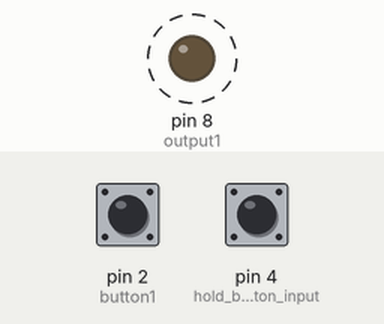
Simulated run of this sketch. Board: Arduino Uno, built with avr-gcc and run on an emulated ATmega328P. Shown: output pins drawn as LEDs (lit = HIGH). Dashed ring = blinking. The test bench sets the inputs (shaded band); at power-on: pin 2 (button1) HIGH, pin 4 (hold_button_input) LOW.

Above: at 1.2 s.
1.3 s: pin 2 (button1) pulled LOW for 0.15 s
Timing chart, 0 to 10.3 s (numbered marks = the images above; inputs shaded):
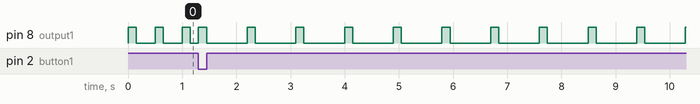

Measured:
- after the input at 1.3 s, pin 8 (output1): alternates HIGH for 0.15 s and LOW for 0.75 s, starting at once
- by itself, pin 8 (output1): alternates HIGH for 0.15 s and LOW for 0.35 s

The sketch:

tapTempo.ino
```cpp
int button1 = 2;
int output1 = 8;
void setup()
{
  pinMode( button1, INPUT );   //tempo button input
  pinMode (4,INPUT);      //hold button input
  pinMode(output1, OUTPUT);    //LED pin out
}


int lastTapState = LOW;  //the last tap button state
unsigned long currentTimer[2] = { 500, 500 };  // array of most recent tap counts
unsigned long timeoutTime = 0;   //this is when the timer will trigger next
unsigned long lastTap = 0; //this vairable determines the time of the most recent tap, used when recording data when button is pressed
unsigned long indicatorTimeout; //variable used to determine the duration of the blinks on state

void loop()
{
    //read the button on pin 12, and only pay attention to the
    //HIGH-LOW transition so that it only register when the
    //button is first pressed down
  int tapState = digitalRead( button1 );
  int holdState = digitalRead(4);
  if( tapState == LOW && tapState != lastTapState )
  {
      //this takes the tap time done before it (measured in millis), sets it one back in the array,
      //and then sets the other slot of the array to the length of the most recent tap time
    currentTimer[1] = currentTimer[0];
    currentTimer[0] = millis() - lastTap;
    lastTap = millis();
    timeoutTime = 0;
  }
  lastTapState = tapState; //variable used to determine the most recent state of the button

    //checks to see if it is time to turn on the LED
  if( millis() >= timeoutTime )
  {
    indicatorTimeout = millis() + 150;  //determines the length of time that the LED is on
      //this will set the new tempo
    timeoutTime = millis() + ((currentTimer[0] + currentTimer[1])/2);
  }

    //turns on led for the length of indicatorTimeout and then turns it off
    if( millis() < indicatorTimeout ) {
      digitalWrite( output1, HIGH );
    } else {
      digitalWrite( output1, LOW );
    }
}
```
